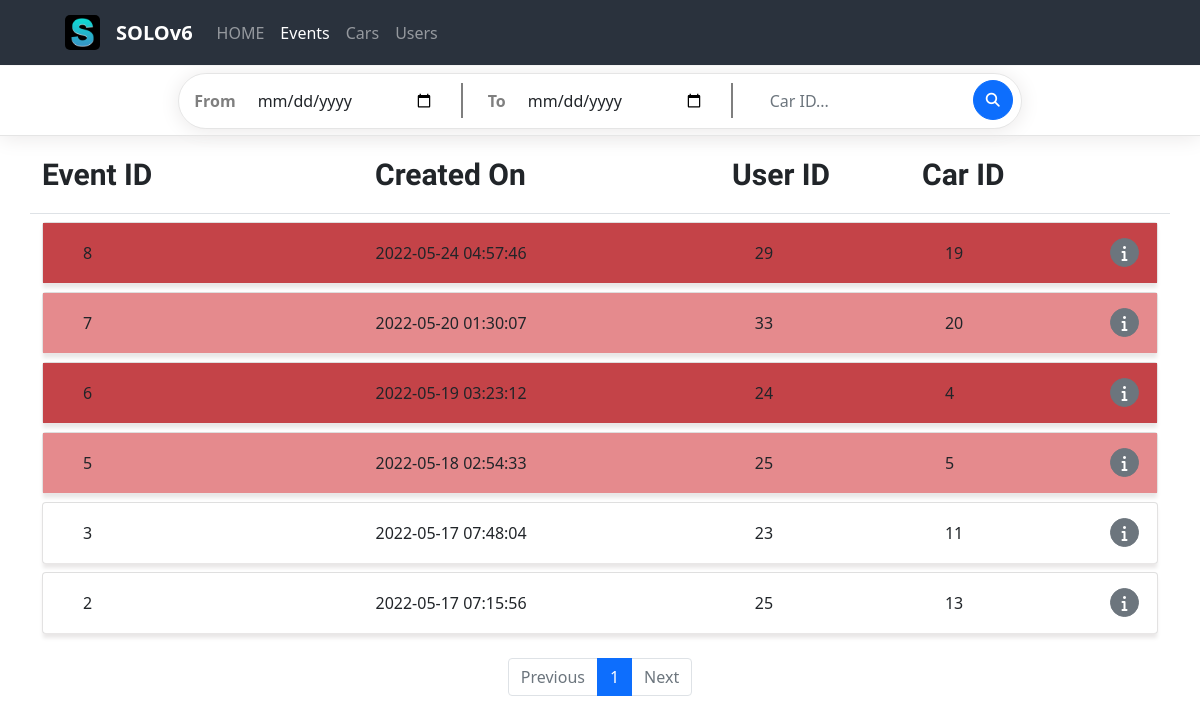
Before: / with the older database file.
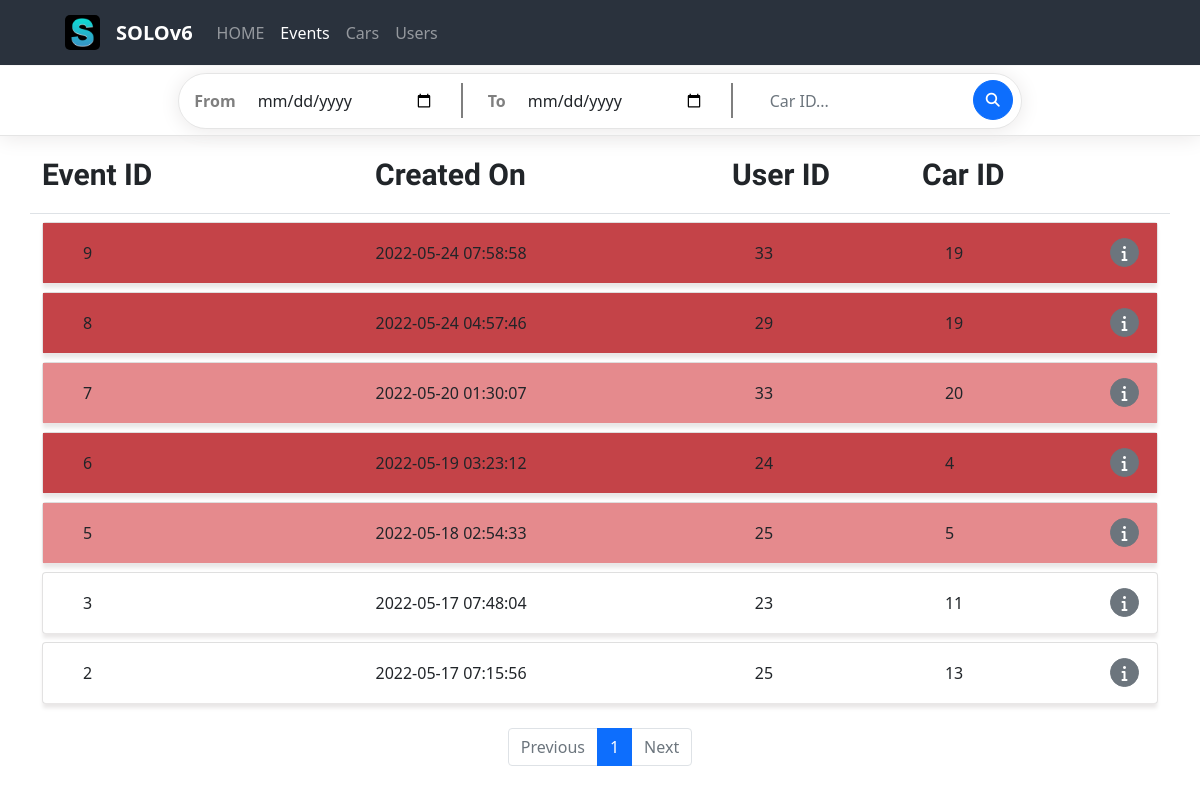
After: the same page with the newer database file.
### project/models/event.py (models this page shows)
class Event(db.Model):
    id = db.Column(db.Integer, primary_key=True)
    user_id = db.Column(db.Integer, db.ForeignKey('user.id', ondelete='CASCADE'))
    car_id = db.Column(db.Integer, db.ForeignKey('car.id', ondelete='CASCADE'))
    path_original = db.Column(db.String(100), unique=True, nullable=False)
    created_on = db.Column(db.DateTime(), default=func.now())
    is_damaged = db.Column(db.Boolean(), nullable=True)
    conf_score = db.Column(db.Float, nullable=True)
    user = db.relationship('User', backref=db.backref('user_set'))
    car = db.relationship('Car', backref=db.backref('car_set'))

### project/routes/base_routes.py (the view)
@blueprint.route('/')
def index():
    input_from = request.args.get('input_from', default='')
    input_to = request.args.get('input_to', default='')
    page = request.args.get('page', type=int ,default=1)
    needle = request.args.get('needle', type=str, default='')
    event_list = EventModel.query.filter(
        EventModel.is_damaged != None
    ).order_by(
        EventModel.created_on.desc()
    )
    if needle:
        event_list = event_list.filter(
            EventModel.car_id == needle
        )
    if input_from and input_to:
        event_list = event_list.filter(and_
            (func.date(EventModel.created_on) >= input_from),
            (func.date(EventModel.created_on) <= input_to)
        )
    event_list = event_list.paginate(page, per_page=10)
    return render_template('index.html', event_list=event_list, page=page)

### project/templates/index.html (shortened to what this page needs)
{% extends 'base.html' %}
{% block head %}
<link rel="stylesheet" href="../static/css/events.css">
{% endblock %}
{% block content %}
<nav class="navbar navbar-expand-lg navbar-dark">
    <div class="container-fluid">
        <a class="navbar-logo" href="{{ url_for('base.index') }}">
            <img class="logo" src="../static/images/favicons.ico/favicon-96x96.png" alt="Logo" height="35" width="35">
        </a>
        <a class="navbar-brand" href="{{ url_for('base.index') }}">SOLOv6</a>
        <div class="collapse navbar-collapse" id="navbarSupportedContent">
            <ul class="navbar-nav me-auto mb-2 mb-lg-0">
                <li class="nav-item">
                    <a class="nav-link active" aria-current="page" href="{{ url_for('base.index') }}">HOME</a>
                </li>
                <li class="nav-item">
                    <a class="nav-link active" href="{{ url_for('base.index') }}">Events</a>
                </li>
                <li class="nav-item">
                    <a class="nav-link active" href="{{ url_for('cars.cars') }}">Cars</a>
                </li>
                <li class="nav-item">
                    <a class="nav-link active" href="{{ url_for('users.users') }}">Users</a>
                </li>
            </ul>
        </div>
    </div>
</nav>
<div class="main">
    <div class="calendar-box">
        <div class="calendar-col">
            <form class="row calendar-form" action="{{ url_for('base.index') }}" method="get">
                <div class="col calendar-input-box">
                    <label for="startDate" id="input_from" class="calendar-input-label">From</label>
                    <input id="startDate" class="form-control calendar-input" type="date" name="input_from" value="{{ input_from or '' }}"/>
                    <div id="calendar-input-bar"></div>
                    <label for="endDate" id="input_to" class="calendar-input-label">To</label>
                    <input id="endDate" class="form-control calendar-input" type="date" name="input_to" value="{{ input_to or '' }}"/>
                    <div id="calendar-input-bar"></div>
                    <input id="needle search-needle" class="form-control calendar-input" type="text" name="needle" value="{{ needle or '' }}" placeholder="Car ID..." aria-label="Search">
                </div>
                <div class="col calendar-btn-box">
                    <button id="calendar-btn" type="submit" class="btn btn-primary mb-3 calendar-btn">
                        <i class="fa-solid fa-magnifying-glass fa-sm"></i>
                    </button>
                </div>
            </form>
        </div>
    </div>
    <div class="container list-box">
        <div class="row list-title-box border-bottom">
            <div class="col-3 list-title my-3 me-5">
                Event ID
            </div>
            <div class="col-3 list-title my-3 me-5">
                Created On
            </div>
            <div class="col-2 list-title my-3 ms-4">
                User ID
            </div>
            <div class="col list-title my-3">
                Car ID
            </div>
        </div>
        {% if event_list %}
            {% for event in event_list.items %}
            {% if event.is_damaged == False %}
            <div class="card my-2">
                <div class="card-body">
                    <div class="row card-body-row">
                        <div class="col-3 list-col me-2">
                            {{ event.id }}
                        </div>
                        <div class="col-4 list-col">
                            {{ event.created_on }}
                        </div>
                        <div class="col list-col me-5">
                            {{ event.user_id }}
                        </div>
                        <div class="col list-col ms-4">
                            {{ event.car_id }}
                        </div>
                        <div class="col detail-box">
                            <form class="detail-form" action="{{ url_for('base.detail', id=event.id) }}" method="get">
                                <button type="submit" class="btn btn-secondary mb-3 detail-btn">
                                    <i class="fa-solid fa-info"></i>
                                </button>
                            </form>
                        </div>
                    </div>
                </div>
            </div>
            {% elif event.is_damaged == True %}
            {% if event.conf_score %}
            {% if event.conf_score > 0.4 %}
            <div class="card my-2">
                <div class="card-body background-red">
                    <div class="row card-body-row">
                        <div class="col-3 list-col me-2">
                            {{ event.id }}
                        </div>
                        <div class="col-4 list-col">
                            {{ event.created_on }}
                        </div>
                        <div class="col list-col me-5">
                            {{ event.user_id }}
                        </div>
                        <div class="col list-col ms-4">
                            {{ event.car_id }}
                        </div>
                        <div class="col detail-box">
                            <form class="detail-form" action="{{ url_for('base.detail', id=event.id) }}" method="get">
                                <button type="submit" class="btn btn-secondary mb-3 detail-btn">
                                    <i class="fa-solid fa-info"></i>
                                </button>
                            </form>
                        </div>
                    </div>
                </div>
            </div>
            {% else %}
            <div class="card my-2">
                <div class="card-body background-warning">
                    <div class="row card-body-row">
                        <div class="col-3 list-col me-2">
                            {{ event.id }}
                        </div>
                        <div class="col-4 list-col">
                            {{ event.created_on }}
                        </div>
                        <div class="col list-col me-5">
                            {{ event.user_id }}
                        </div>
                        <div class="col list-col ms-4">
                            {{ event.car_id }}
                        </div>
                        <div class="col detail-box">
                            <form class="detail-form" action="{{ url_for('base.detail', id=event.id) }}" method="get">
                                <button type="submit" class="btn btn-secondary mb-3 detail-btn">
                                    <i class="fa-solid fa-info"></i>
                                </button>
                            </form>
                        </div>
                    </div>
                </div>
            </div>
            {% endif %}
            {% endif %}
            {% endif %}
            {% endfor %}
        {% else %}
        <div class="row">
            <div class="col-12">
                <h2>❌ No Event Created ❌</h2>
            </div>
        </div>
        {% endif %}
    </div>
</div>
<ul class="pagination my-4 justify-content-center">
    {% if event_list.has_prev %}
    <li class="page-item">
        <a class="page-link" href="?input_from={{ request.args.get('input_from') or '' }}&input_to={{ request.args.get('input_to') or '' }}&page={{ event_list.prev_num }}">Previous</a>
    </li>
    {% else %}
    <li class="page-item disabled">
        <a class="page-link" tabindex="-1" aria-disabled="true" href="javascript:void(0)">Previous</a>
    </li>
    {% endif %}
    {% for page_num in event_list.iter_pages() %}
    {% if page_num %}
    {% if page_num != event_list.page %}
    <li class="page-item">
        <a class="page-link" href="?input_from={{ request.args.get('input_from') or '' }}&input_to={{ request.args.get('input_to') or '' }}&page={{ page_num }}">{{ page_num }}</a>
    </li>
    {% else %}
    <li class="page-item active" aria-current="page">
        <a class="page-link" href="javascript:void(0)">{{ page_num }}</a>
    </li>
    {% endif %}
    {% else %}
    <li class="disabled">
        <a class="page-link" href="javascript:void(0)">...</a>
    </li>
    {% endif %}
    {% endfor %}
    {% if event_list.has_next %}
    <li class="page-item">
        <a class="page-link" href="?input_from={{ request.args.get('input_from') or '' }}&input_to={{ request.args.get('input_to') or '' }}&page={{ event_list.next_num }}">Next</a>
    </li>
    {% else %}
    <li class="page-item disabled">
        <a class="page-link" tabindex="-1" aria-disabled="true" href="javascript:void(0)">Next</a>
    </li>
    {% endif %}
</ul>
{% endblock %}

### project/templates/base.html (shortened to what this page needs)
<!DOCTYPE html>
<html lang="en">
<head>
    <link rel="stylesheet" href="{{ url_for('static', filename='css/bootstrap.min.css') }}">
    <link rel="stylesheet" href="https://cdnjs.cloudflare.com/ajax/libs/font-awesome/6.1.1/css/all.min.css">
    <link rel="stylesheet" href="{{ url_for('static', filename='css/styles.css') }}">
    {% block head %}
    {% endblock %}
</head>
<body>
    {% block content %}
    {% endblock %}
</body>
</html>

### project/static/css/styles.css (style rules this page uses)
.navbar { position: fixed; top: 0; width: 100vw; height: 65px; padding-left: 53px; padding-right: 67px; z-index: 1; background-color: #2A323D; }
.navbar-brand { font-weight: 700; color: white; }
.navbar .container-fluid { height: 65px; }
.logo { border-radius: 5px; margin-right: 16px; }
.nav-link { opacity: 0.5; }
.main { margin-top: 66px; }
.card { z-index: 0; }
.card-body { height: 60px; padding: 0; box-shadow: 0px 5px 4px rgb(233, 231, 231); }
.list-title { font-size: 30px; font-weight: 600; }
.list-col { display: flex; align-items: center; height: 60px; }
.list-col:nth-child(1) { margin-left: 40px; }
.list-col:nth-child(3) { display: flex; justify-content: space-between; margin-right: 20px; }

### project/static/css/events.css (style rules this page uses)
.navbar-nav .nav-item:nth-child(2) .nav-link { opacity: 1; }
.calendar-box { display: flex; justify-content: center; align-items: center; height: 70px; border-bottom: 1px solid rgba(0, 0, 0, 0.1); box-shadow: 0px 2px 20px rgb(234, 232, 232); }
.calendar-col { border: 1px solid rgba(0, 0, 0, 0.1); border-radius: 45px; box-shadow: 0px 2px 20px rgb(234, 232, 232); padding-left: 15px; padding-right: 8px; }
.calendar-form { display: flex; align-items: center; margin: 0; }
.calendar-input-box { display: flex; align-items: center; padding: 0; }
.calendar-input { margin-right: 15px; border: none; width: 200px; }
.calendar-input-label { font-weight: 700; color: rgba(0, 0, 0, 0.5); margin-right: 10px; }
.calendar-btn-box { height: 54px; padding: 0; display: flex; justify-content: center; align-items: center; }
.calendar-btn { display: flex; justify-content: center; align-items: center; padding: 0; width: 40px; height: 40px; margin-top: 15px; padding-left: 0; border-radius: 50%; }
#calendar-input-bar { background-color: rgba(0, 0, 0, 0.5); width: 2px; height: 35px; margin-right: 25px; }
.list-title-box { font-family: 'Quicksand', sans-serif; font-weight: 700; }
.detail-box { position: relative; }
.detail-form { position: absolute; top: 15px; right: 30px; }
.detail-btn { margin: 0; width: 29px; height: 29px; display: flex; justify-content: center; align-items: center; border-radius: 50%; }
.background-red { background-color: #e58a8d; }
.background-warning { background-color: #c44348; }

Changed rows visible on the page:
added Event: id "9", created_on "2022-05-24 07:58:58", user_id "33", car_id "19"
